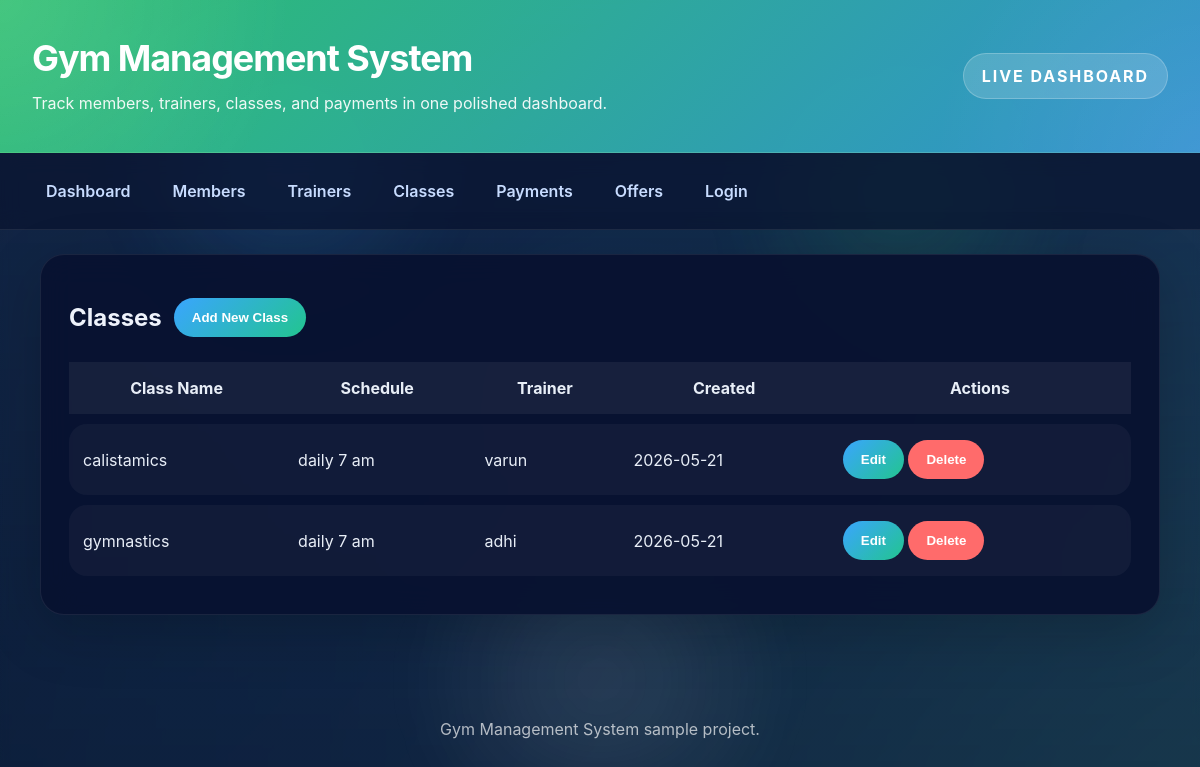
Page /classes on the committed database.
### tables this page shows
CREATE TABLE classes (
    id INTEGER PRIMARY KEY AUTOINCREMENT,
    class_name TEXT NOT NULL,
    schedule TEXT NOT NULL,
    trainer TEXT NOT NULL,
    created_at TEXT NOT NULL DEFAULT (date('now'))
);

### app.py (the view)
@app.route("/classes")
def classes():
    conn = get_db_connection()
    classes = conn.execute("SELECT * FROM classes ORDER BY id DESC").fetchall()
    conn.close()
    return render_template("classes.html", classes=classes)

### app.py (called while the page is built)
def get_db_connection():
    conn = sqlite3.connect(DATABASE)
    conn.row_factory = sqlite3.Row
    return conn

### templates/classes.html
{% extends 'base.html' %}
{% block content %}
<div class="card">
  <div class="form-actions">
    <h2>Classes</h2>
    <a href="{{ url_for('add_class') }}"><button>Add New Class</button></a>
  </div>
  <table>
    <thead>
      <tr>
        <th>Class Name</th>
        <th>Schedule</th>
        <th>Trainer</th>
        <th>Created</th>
        <th>Actions</th>
      </tr>
    </thead>
    <tbody>
      {% for gym_class in classes %}
      <tr>
        <td>{{ gym_class.class_name }}</td>
        <td>{{ gym_class.schedule }}</td>
        <td>{{ gym_class.trainer }}</td>
        <td>{{ gym_class.created_at }}</td>
        <td>
          <a href="{{ url_for('edit_class', id=gym_class.id) }}"><button>Edit</button></a>
          <form action="{{ url_for('delete_class', id=gym_class.id) }}" method="post" style="display:inline;">
            <button type="submit" class="delete-button">Delete</button>
          </form>
        </td>
      </tr>
      {% endfor %}
    </tbody>
  </table>
</div>
{% endblock %}

### static/css/style.css (style rules this page uses)
body { font-family: Inter, system-ui, -apple-system, BlinkMacSystemFont, "Segoe UI", sans-serif; background: radial-gradient(circle at top left, rgba(52, 152, 219, 0.16), transparent 28%), radial-gradient(circle at bottom right, rgba(46, 204, 113, 0.16), transparent 28%), linear-gradient(135deg, #0d1536 0%, #102b55 42%, #1f3d70 100%); background-size: 220% 220%, 220% 220%, auto; background-position: 0% 0%, 100% 100%, 50% 50%; color: #eef2fb; min-height: 100vh; margin: 0; padding: 0; overflow-x: hidden; animation: bgShift 30s ease infinite; }
body::before { content: ""; position: fixed; inset: 0; background: radial-gradient(circle at center, rgba(255, 255, 255, 0.04), transparent 28%); pointer-events: none; opacity: 0.8; animation: pulseGlow 10s ease-in-out infinite; }
body::after { content: ""; position: fixed; inset: 0; background: radial-gradient(circle at 24% 20%, rgba(58, 163, 255, 0.18), transparent 16%), radial-gradient(circle at 75% 24%, rgba(46, 204, 113, 0.18), transparent 16%), radial-gradient(circle at 50% 85%, rgba(255, 255, 255, 0.12), transparent 22%); pointer-events: none; filter: blur(36px); opacity: 0.9; animation: floatBackground 18s ease-in-out infinite alternate; }
.card { background: rgba(8, 18, 48, 0.94); border: 1px solid rgba(255, 255, 255, 0.08); border-radius: 24px; box-shadow: 0 16px 60px rgba(0, 0, 0, 0.2); padding: 28px; margin-bottom: 24px; backdrop-filter: blur(16px); animation: floatIn 0.9s ease both; }
button, input[type="submit"] { background: linear-gradient(135deg, #3aa5ff, #22c58f); color: white; border: none; padding: 12px 18px; border-radius: 999px; cursor: pointer; font-weight: 700; transition: transform 180ms ease, box-shadow 180ms ease; }
table { width: 100%; border-collapse: separate; border-spacing: 0 10px; }
table thead { background: rgba(255, 255, 255, 0.06); }
table th, table td { padding: 16px 14px; border: none; color: #e8eef7; }
table tbody tr { background: rgba(255, 255, 255, 0.04); border-radius: 18px; }
table tbody tr td:first-child, table tbody tr th:first-child { border-top-left-radius: 18px; border-bottom-left-radius: 18px; }
table tbody tr td:last-child, table tbody tr th:last-child { border-top-right-radius: 18px; border-bottom-right-radius: 18px; }
.form-actions { display: flex; flex-wrap: wrap; justify-content: flex-start; gap: 12px; align-items: center; }
.delete-button { background: #ff6b6b; }

### rows in the picture
classes: class_name "calistamics", schedule "daily 7 am", trainer "varun", created_at "2026-05-21"
classes: class_name "gymnastics", schedule "daily 7 am", trainer "adhi", created_at "2026-05-21"
